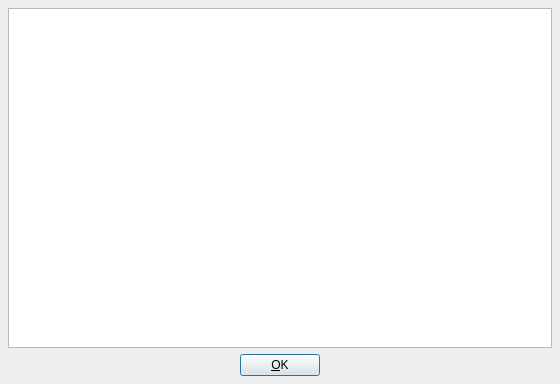
<?xml version="1.0" encoding="UTF-8"?>
<ui version="4.0">
 <class>ShowTextDlg</class>
 <widget class="QDialog" name="ShowTextDlg">
  <property name="geometry">
   <rect>
    <x>0</x>
    <y>0</y>
    <width>560</width>
    <height>384</height>
   </rect>
  </property>
  <layout class="QVBoxLayout" name="verticalLayout">
   <property name="leftMargin">
    <number>8</number>
   </property>
   <property name="topMargin">
    <number>8</number>
   </property>
   <property name="rightMargin">
    <number>8</number>
   </property>
   <property name="bottomMargin">
    <number>8</number>
   </property>
   <item>
    <widget class="QTextEdit" name="textEdit">
     <property name="readOnly">
      <bool>true</bool>
     </property>
    </widget>
   </item>
   <item>
    <layout class="QHBoxLayout" name="horizontalLayout">
     <item>
      <spacer name="spacerOkLeft">
       <property name="orientation">
        <enum>Qt::Horizontal</enum>
       </property>
       <property name="sizeHint" stdset="0">
        <size>
         <width>0</width>
         <height>0</height>
        </size>
       </property>
      </spacer>
     </item>
     <item>
      <widget class="QPushButton" name="okButton">
       <property name="text">
        <string>&amp;OK</string>
       </property>
      </widget>
     </item>
     <item>
      <spacer name="spacerOkRight">
       <property name="orientation">
        <enum>Qt::Horizontal</enum>
       </property>
       <property name="sizeHint" stdset="0">
        <size>
         <width>0</width>
         <height>0</height>
        </size>
       </property>
      </spacer>
     </item>
    </layout>
   </item>
  </layout>
 </widget>
 <resources/>
 <connections/>
</ui>
